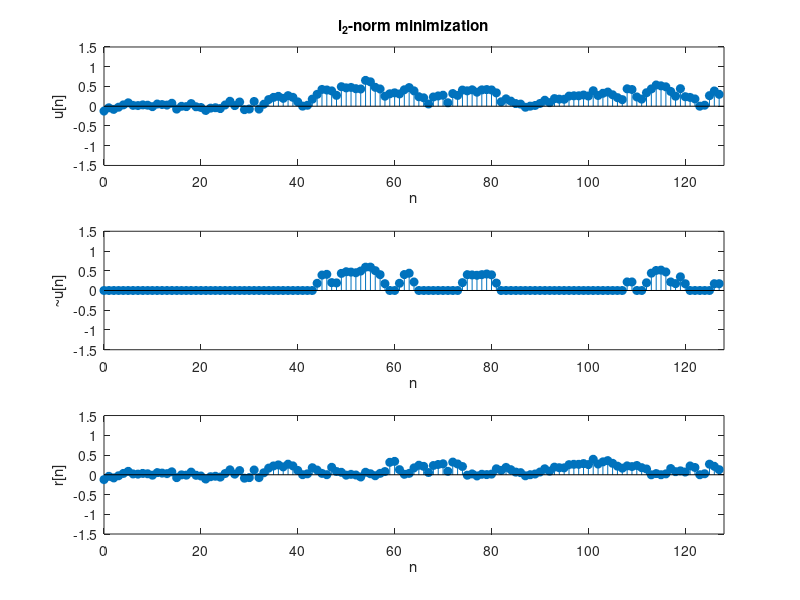

Write the MATLAB code that produced this figure.
%% Sample 10-4
%% 冗長変換
% $\ell_2$ -ノルム最小化
% 
% 画像処理特論
% 
% 村松 正吾 
% 
% 動作確認: MATLAB R2020a
%% Redundant transforms
% $\ell_2$ -norm minimization
% 
% Advanced Topics in Image Processing
% 
% Shogo MURAMATSU
% 
% Verified: MATLAB R2020a
% 準備
% (Preparation)

close all
% 非線形近似の設定
% (Settings of non-linear approximation)

% # of Coefs.
K = 32;
% 入力信号の生成
% (Generation of input sequence)

% # of input samples
nSamples = 128;

% Random process in AR(1) model
rng('default'); 
w = 0.1*randn(nSamples,1);
u = filter(1,[1 -0.95],w);
% 合成辞書
% (Synthesis dictionary)

% Synthesis filters
f0 = [  1 1 ]/2;
f1 = [ -1 1 ]/2;

% (Circular) convolution matrix
nF = max(length(f0),length(f1));
X = [zeros(nF-1,nSamples-nF+1) eye(nF-1); eye(nSamples)]; % Circular extension matrix
C = [zeros(nSamples,nF-1) eye(nSamples) zeros(nSamples,nF-1)]; % Clipping matrix

% Atoms in (circular) convolution matrix
d0 = C*convmtx(f0.',nSamples+nF-1)*X;
d1 = C*convmtx(f1.',nSamples+1)*X;
%% 
% 辞書 (Dictionary) $\mathbf{D}$

% Dictionary D (Global matrix representation of synthesis filter bank)
D = zeros(nSamples,2*nSamples);
D(:,1:2:end) = d0;
D(:,2:2:end) = d1;
disp(D)
% $\ell_2$ -ノルム最小化による非線形近似
% (Non-linear approximation  with $\ell_2$ -norm minimization)
% 
% 分析処理 (Analysis process)

% Analysis process
s = pinv(D)*u;
%% 
% 係数選択 (Coefficient selection)

s = s(:);
[~,ix] = sort(abs(s),'descend');
s(ix(K+1:end)) = 0;
%% 
% 近似結果 (Approximatiom result)

v = D*s;
%% 
% 近似誤差 (Residual)

r = u - v;
% グラフ描画
% (Graph plot)

figure(1)

% Input
subplot(3,1,1)
stem(0:nSamples-1,u,'filled')
axis([0 nSamples -1.5 1.5])
xlabel('n')
ylabel('u[n]')
title('l_2-norm minimization')

% NLA
subplot(3,1,2)
stem(0:nSamples-1,v,'filled')
axis([0 nSamples -1.5 1.5])
xlabel('n')
ylabel('~u[n]')

% Residual
subplot(3,1,3)
stem(0:nSamples-1,r,'filled')
axis([0 nSamples -1.5 1.5])
xlabel('n')
ylabel('r[n]')
%% 
% MSE評価 (MSE evaluation)

mymse = @(x,y) mean((x(:)-y(:)).^2);
fprintf('mse = %f\n',mymse(u,v));
%% 
% © Copyright, Shogo MURAMATSU, All rights reserved.